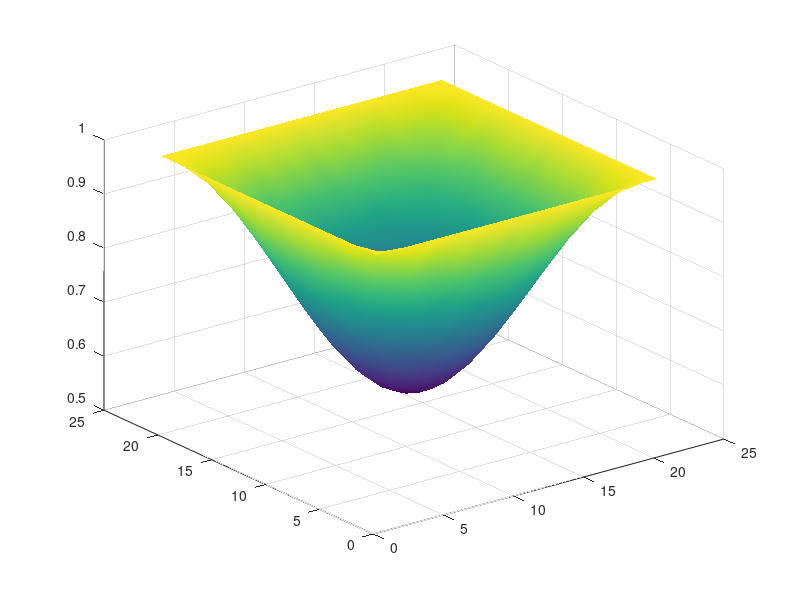

MATLAB code to generate this figure: (Note: this script raises an error after producing the figure.)
% Auto-generated MATLAB script
field = [ ...
    1.00000000E+00   1.00000000E+00   1.00000000E+00   1.00000000E+00   1.00000000E+00   1.00000000E+00   1.00000000E+00   1.00000000E+00   1.00000000E+00   1.00000000E+00   1.00000000E+00   1.00000000E+00   1.00000000E+00   1.00000000E+00   1.00000000E+00   1.00000000E+00   1.00000000E+00   1.00000000E+00   1.00000000E+00   1.00000000E+00   1.00000000E+00; ...
    1.00000000E+00   9.89809191E-01   9.79878429E-01   9.70453214E-01   9.61776522E-01   9.54050600E-01   9.47475002E-01   9.42189586E-01   9.38334101E-01   9.35977778E-01   9.35193143E-01   9.35977778E-01   9.38334101E-01   9.42189586E-01   9.47475002E-01   9.54050600E-01   9.61776522E-01   9.70453214E-01   9.79878429E-01   9.89809191E-01   1.00000000E+00; ...
    1.00000000E+00   9.79878429E-01   9.60263847E-01   9.41660363E-01   9.24516209E-01   9.09273596E-01   8.96273668E-01   8.85854103E-01   8.78222342E-01   8.73588903E-01   8.72019635E-01   8.73588903E-01   8.78222342E-01   8.85854103E-01   8.96273668E-01   9.09273596E-01   9.24516209E-01   9.41660363E-01   9.60263847E-01   9.79878429E-01   1.00000000E+00; ...
    1.00000000E+00   9.70453214E-01   9.41660363E-01   9.14333359E-01   8.89176492E-01   8.66776393E-01   8.47711340E-01   8.32387169E-01   8.21208672E-01   8.14376983E-01   8.12101945E-01   8.14376983E-01   8.21208672E-01   8.32387169E-01   8.47711340E-01   8.66776393E-01   8.89176492E-01   9.14333359E-01   9.41660363E-01   9.70453214E-01   1.00000000E+00; ...
    1.00000000E+00   9.61776522E-01   9.24516209E-01   8.89176492E-01   8.56609161E-01   8.27653825E-01   8.02959050E-01   7.83165675E-01   7.68668431E-01   7.59866479E-01   7.56885670E-01   7.59866479E-01   7.68668431E-01   7.83165675E-01   8.02959050E-01   8.27653825E-01   8.56609161E-01   8.89176492E-01   9.24516209E-01   9.61776522E-01   1.00000000E+00; ...
    1.00000000E+00   9.54050600E-01   9.09273596E-01   8.66776393E-01   8.27653825E-01   7.92818784E-01   7.63169819E-01   7.39338919E-01   7.21954605E-01   7.11330701E-01   7.07792434E-01   7.11330701E-01   7.21954605E-01   7.39338919E-01   7.63169819E-01   7.92818784E-01   8.27653825E-01   8.66776393E-01   9.09273596E-01   9.54050600E-01   1.00000000E+00; ...
    1.00000000E+00   9.47475002E-01   8.96273668E-01   8.47711340E-01   8.02959050E-01   7.63169819E-01   7.29235767E-01   7.02036442E-01   6.82115411E-01   6.70019908E-01   6.65924183E-01   6.70019908E-01   6.82115411E-01   7.02036442E-01   7.29235767E-01   7.63169819E-01   8.02959050E-01   8.47711340E-01   8.96273668E-01   9.47475002E-01   1.00000000E+00; ...
    1.00000000E+00   9.42189586E-01   8.85854103E-01   8.32387169E-01   7.83165675E-01   7.39338919E-01   7.02036442E-01   6.72054447E-01   6.50182455E-01   6.36816599E-01   6.32364660E-01   6.36816599E-01   6.50182455E-01   6.72054447E-01   7.02036442E-01   7.39338919E-01   7.83165675E-01   8.32387169E-01   8.85854103E-01   9.42189586E-01   1.00000000E+00; ...
    1.00000000E+00   9.38334101E-01   8.78222342E-01   8.21208672E-01   7.68668431E-01   7.21954605E-01   6.82115411E-01   6.50182455E-01   6.26794992E-01   6.12594274E-01   6.07786122E-01   6.12594274E-01   6.26794992E-01   6.50182455E-01   6.82115411E-01   7.21954605E-01   7.68668431E-01   8.21208672E-01   8.78222342E-01   9.38334101E-01   1.00000000E+00; ...
    1.00000000E+00   9.35977778E-01   8.73588903E-01   8.14376983E-01   7.59866479E-01   7.11330701E-01   6.70019908E-01   6.36816599E-01   6.12594274E-01   5.97792525E-01   5.92861992E-01   5.97792525E-01   6.12594274E-01   6.36816599E-01   6.70019908E-01   7.11330701E-01   7.59866479E-01   8.14376983E-01   8.73588903E-01   9.35977778E-01   1.00000000E+00; ...
    1.00000000E+00   9.35193143E-01   8.72019635E-01   8.12101945E-01   7.56885670E-01   7.07792434E-01   6.65924183E-01   6.32364660E-01   6.07786122E-01   5.92861992E-01   5.87809077E-01   5.92861992E-01   6.07786122E-01   6.32364660E-01   6.65924183E-01   7.07792434E-01   7.56885670E-01   8.12101945E-01   8.72019635E-01   9.35193143E-01   1.00000000E+00; ...
    1.00000000E+00   9.35977778E-01   8.73588903E-01   8.14376983E-01   7.59866479E-01   7.11330701E-01   6.70019908E-01   6.36816599E-01   6.12594274E-01   5.97792525E-01   5.92861992E-01   5.97792525E-01   6.12594274E-01   6.36816599E-01   6.70019908E-01   7.11330701E-01   7.59866479E-01   8.14376983E-01   8.73588903E-01   9.35977778E-01   1.00000000E+00; ...
    1.00000000E+00   9.38334101E-01   8.78222342E-01   8.21208672E-01   7.68668431E-01   7.21954605E-01   6.82115411E-01   6.50182455E-01   6.26794992E-01   6.12594274E-01   6.07786122E-01   6.12594274E-01   6.26794992E-01   6.50182455E-01   6.82115411E-01   7.21954605E-01   7.68668431E-01   8.21208672E-01   8.78222342E-01   9.38334101E-01   1.00000000E+00; ...
    1.00000000E+00   9.42189586E-01   8.85854103E-01   8.32387169E-01   7.83165675E-01   7.39338919E-01   7.02036442E-01   6.72054447E-01   6.50182455E-01   6.36816599E-01   6.32364660E-01   6.36816599E-01   6.50182455E-01   6.72054447E-01   7.02036442E-01   7.39338919E-01   7.83165675E-01   8.32387169E-01   8.85854103E-01   9.42189586E-01   1.00000000E+00; ...
    1.00000000E+00   9.47475002E-01   8.96273668E-01   8.47711340E-01   8.02959050E-01   7.63169819E-01   7.29235767E-01   7.02036442E-01   6.82115411E-01   6.70019908E-01   6.65924183E-01   6.70019908E-01   6.82115411E-01   7.02036442E-01   7.29235767E-01   7.63169819E-01   8.02959050E-01   8.47711340E-01   8.96273668E-01   9.47475002E-01   1.00000000E+00; ...
    1.00000000E+00   9.54050600E-01   9.09273596E-01   8.66776393E-01   8.27653825E-01   7.92818784E-01   7.63169819E-01   7.39338919E-01   7.21954605E-01   7.11330701E-01   7.07792434E-01   7.11330701E-01   7.21954605E-01   7.39338919E-01   7.63169819E-01   7.92818784E-01   8.27653825E-01   8.66776393E-01   9.09273596E-01   9.54050600E-01   1.00000000E+00; ...
    1.00000000E+00   9.61776522E-01   9.24516209E-01   8.89176492E-01   8.56609161E-01   8.27653825E-01   8.02959050E-01   7.83165675E-01   7.68668431E-01   7.59866479E-01   7.56885670E-01   7.59866479E-01   7.68668431E-01   7.83165675E-01   8.02959050E-01   8.27653825E-01   8.56609161E-01   8.89176492E-01   9.24516209E-01   9.61776522E-01   1.00000000E+00; ...
    1.00000000E+00   9.70453214E-01   9.41660363E-01   9.14333359E-01   8.89176492E-01   8.66776393E-01   8.47711340E-01   8.32387169E-01   8.21208672E-01   8.14376983E-01   8.12101945E-01   8.14376983E-01   8.21208672E-01   8.32387169E-01   8.47711340E-01   8.66776393E-01   8.89176492E-01   9.14333359E-01   9.41660363E-01   9.70453214E-01   1.00000000E+00; ...
    1.00000000E+00   9.79878429E-01   9.60263847E-01   9.41660363E-01   9.24516209E-01   9.09273596E-01   8.96273668E-01   8.85854103E-01   8.78222342E-01   8.73588903E-01   8.72019635E-01   8.73588903E-01   8.78222342E-01   8.85854103E-01   8.96273668E-01   9.09273596E-01   9.24516209E-01   9.41660363E-01   9.60263847E-01   9.79878429E-01   1.00000000E+00; ...
    1.00000000E+00   9.89809191E-01   9.79878429E-01   9.70453214E-01   9.61776522E-01   9.54050600E-01   9.47475002E-01   9.42189586E-01   9.38334101E-01   9.35977778E-01   9.35193143E-01   9.35977778E-01   9.38334101E-01   9.42189586E-01   9.47475002E-01   9.54050600E-01   9.61776522E-01   9.70453214E-01   9.79878429E-01   9.89809191E-01   1.00000000E+00; ...
    1.00000000E+00   1.00000000E+00   1.00000000E+00   1.00000000E+00   1.00000000E+00   1.00000000E+00   1.00000000E+00   1.00000000E+00   1.00000000E+00   1.00000000E+00   1.00000000E+00   1.00000000E+00   1.00000000E+00   1.00000000E+00   1.00000000E+00   1.00000000E+00   1.00000000E+00   1.00000000E+00   1.00000000E+00   1.00000000E+00   1.00000000E+00 ];

% Surface plot (auto-generated)
[ny, nx] = size(field);
[X, Y] = meshgrid(1:nx, 1:ny);
fig = figure('Color','w');
ax = axes('Parent', fig);
h = surf(ax, X, Y, field);
shading(ax, 'interp');
colormap(ax, parula);
cb = colorbar(ax);
cb.Label.String = 'field value';
grid(ax, 'on');
box(ax, 'on');
axis(ax, 'tight');
view(ax, 45, 30);
xlabel(ax, 'i (x index)');
ylabel(ax, 'j (y index)');
zlabel(ax, 'field');
title(ax, sprintf('field (%d x %d)', ny, nx));
set(ax, 'FontSize', 12, 'LineWidth', 1);
set(h, 'EdgeColor', 'k');
drawnow;
